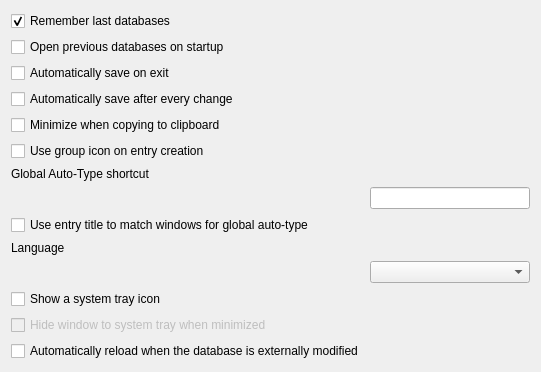
<?xml version="1.0" encoding="UTF-8"?>
<ui version="4.0">
 <class>SettingsWidgetGeneral</class>
 <widget class="QWidget" name="SettingsWidgetGeneral">
  <property name="geometry">
   <rect>
    <x>0</x>
    <y>0</y>
    <width>541</width>
    <height>311</height>
   </rect>
  </property>
  <layout class="QFormLayout" name="formLayout">
   <property name="fieldGrowthPolicy">
    <enum>QFormLayout::AllNonFixedFieldsGrow</enum>
   </property>
   <item row="0" column="0">
    <widget class="QCheckBox" name="rememberLastDatabasesCheckBox">
     <property name="text">
      <string>Remember last databases</string>
     </property>
     <property name="checked">
      <bool>true</bool>
     </property>
    </widget>
   </item>
   <item row="1" column="0">
    <widget class="QCheckBox" name="openPreviousDatabasesOnStartupCheckBox">
     <property name="text">
      <string>Open previous databases on startup</string>
     </property>
    </widget>
   </item>
   <item row="2" column="0">
    <widget class="QCheckBox" name="autoSaveOnExitCheckBox">
     <property name="text">
      <string>Automatically save on exit</string>
     </property>
    </widget>
   </item>
   <item row="3" column="0">
    <widget class="QCheckBox" name="autoSaveAfterEveryChangeCheckBox">
     <property name="text">
      <string>Automatically save after every change</string>
     </property>
    </widget>
   </item>
   <item row="4" column="0">
    <widget class="QCheckBox" name="minimizeOnCopyCheckBox">
     <property name="text">
      <string>Minimize when copying to clipboard</string>
     </property>
    </widget>
   </item>
   <item row="5" column="0">
    <widget class="QCheckBox" name="useGroupIconOnEntryCreationCheckBox">
     <property name="text">
      <string>Use group icon on entry creation</string>
     </property>
    </widget>
   </item>
   <item row="6" column="0">
    <widget class="QLabel" name="autoTypeShortcutLabel">
     <property name="text">
      <string>Global Auto-Type shortcut</string>
     </property>
    </widget>
   </item>
   <item row="7" column="1">
    <widget class="ShortcutWidget" name="autoTypeShortcutWidget"/>
   </item>
   <item row="8" column="0">
    <widget class="QCheckBox" name="autoTypeEntryTitleMatchCheckBox">
     <property name="text">
      <string>Use entry title to match windows for global auto-type</string>
     </property>
    </widget>
   </item>
   <item row="9" column="0">
    <widget class="QLabel" name="languageLabel">
     <property name="text">
      <string>Language</string>
     </property>
    </widget>
   </item>
   <item row="10" column="1">
    <widget class="QComboBox" name="languageComboBox"/>
   </item>
   <item row="11" column="0">
    <widget class="QCheckBox" name="systrayShowCheckBox">
     <property name="text">
      <string>Show a system tray icon</string>
     </property>
    </widget>
   </item>
   <item row="12" column="0">
    <widget class="QCheckBox" name="systrayMinimizeToTrayCheckBox">
     <property name="enabled">
      <bool>false</bool>
     </property>
     <property name="text">
      <string>Hide window to system tray when minimized</string>
     </property>
    </widget>
   </item>
   <item row="13" column="0">
    <widget class="QCheckBox" name="autoReloadOnChangeCheckBox">
     <property name="text">
      <string>Automatically reload when the database is externally modified</string>
     </property>
    </widget>
   </item>
  </layout>
 </widget>
 <customwidgets>
  <customwidget>
   <class>ShortcutWidget</class>
   <extends>QLineEdit</extends>
   <header>autotype/ShortcutWidget.h</header>
  </customwidget>
 </customwidgets>
 <tabstops>
  <tabstop>rememberLastDatabasesCheckBox</tabstop>
  <tabstop>openPreviousDatabasesOnStartupCheckBox</tabstop>
  <tabstop>autoSaveOnExitCheckBox</tabstop>
  <tabstop>autoSaveAfterEveryChangeCheckBox</tabstop>
  <tabstop>minimizeOnCopyCheckBox</tabstop>
  <tabstop>autoTypeShortcutWidget</tabstop>
 </tabstops>
 <resources/>
 <connections/>
</ui>
